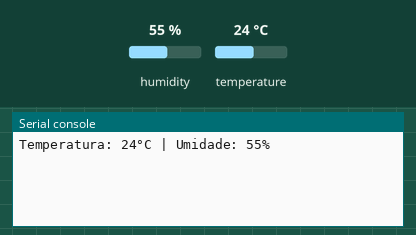
Recording of a program running on a simulated ESP32 board running MicroPython. Shown: the last lines printed to the serial console. Inputs (shaded band) come from the test bench; at power-on: humidity 55 %, temperature 24 °C.

Above: at 1.2 s.
1.3 s: humidity set to 22 %
At 3.3 s:
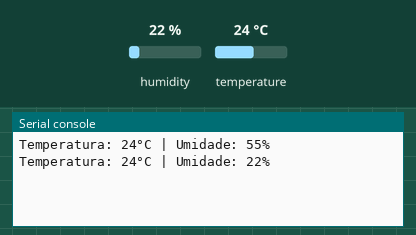
4.0 s: temperature set to 12 °C
At 4.4 s:
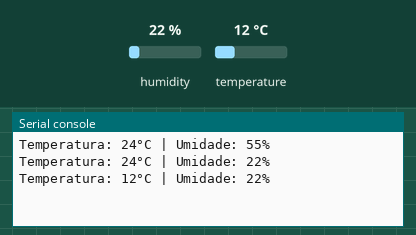
6.7 s: humidity set to 40 %
At 9.1 s:
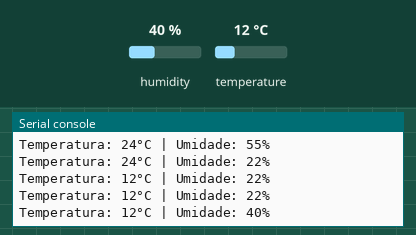
Timing chart, 0 to 10.6 s (numbered marks = the images above; inputs shaded):
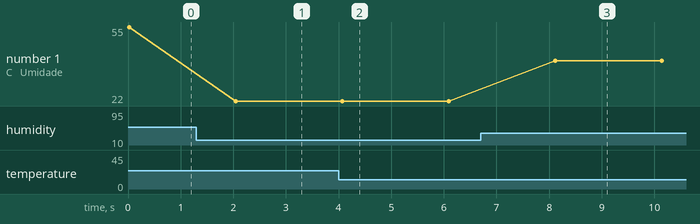

Measured:
- after the input at 1.3 s, the serial console: prints a new line after 0.75 s (image 1)
- after the input at 4.0 s, the serial console: prints a new line after 0.07 s (image 2)
- after the input at 6.7 s, the serial console: prints a new line after 1.4 s (image 3)
- plotted number 1: 55 → 22 after the input at 1.3 s, 22 → 40 after the input at 6.7 s

The program:

3._Leitura_de_um_sensor_de_temperatura__DHT11_.py
```python
from machine import Pin
from time import sleep
import dht

# Substitua 14 pelo número do pino GPIO que você está usando
sensor = dht.DHT11(Pin(14))

while True:
    try:
        sensor.measure()
        temp = sensor.temperature()
        umid = sensor.humidity()
        print(f"Temperatura: {temp}°C | Umidade: {umid}%")
    except OSError as e:
        print("Erro na leitura do sensor:", e)
    sleep(2)  # Aguarda 2 segundos antes da próxima leitura
```
